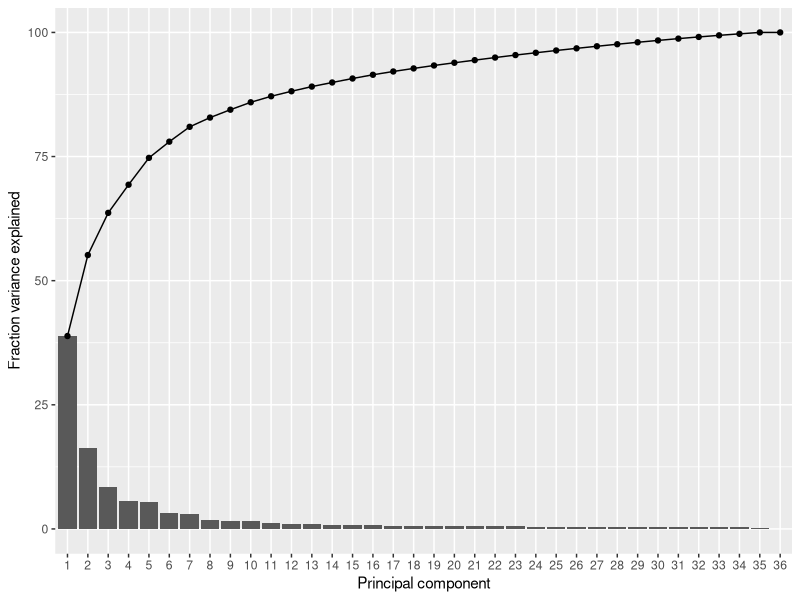
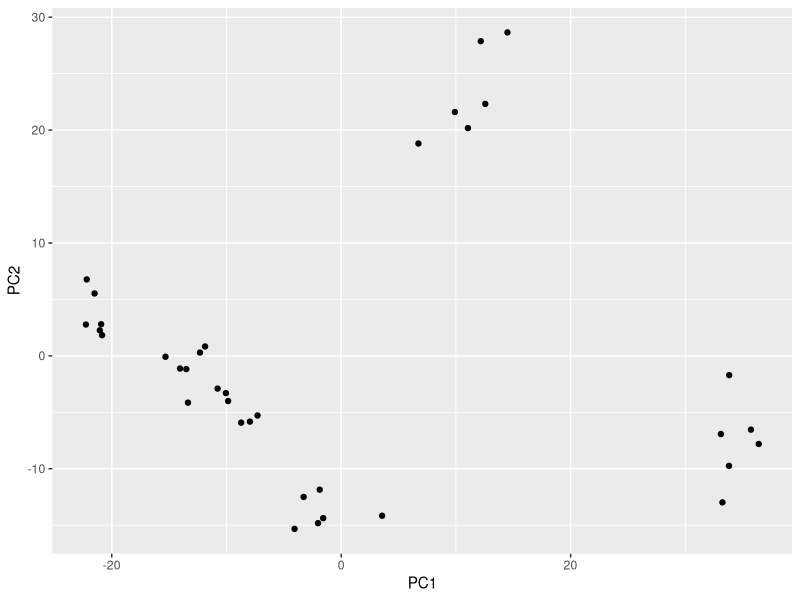

Source code (R) for these figures, in order:
## ---- chunk 1
knitr::opts_chunk$set(echo = TRUE,fig.path = "../images/")
## ---- chunk 2
library(tidyverse)

## ---- chunk 3
# Read in the world map
trans_cts <- read_csv("./data/counts_transformed.csv")
## ---- chunk 4
# Create a matrix from our table of counts
pca_matrix <- trans_cts %>% 
  # make the "gene" column become the rownames of the table
  column_to_rownames("gene") %>% 
  # coerce to a matrix
  as.matrix() %>% 
  # transpose the matrix so that rows = samples and columns = variables
  t()

# Perform the PCA
sample_pca <- prcomp(pca_matrix)
sample_pca

## ---- chunk 5
#biplot(sample_pca, xlabs = rep(".", nrow(trans_cts)), cex = 1.2)
pc_eigenvalues <- sample_pca$sdev^2
# create a "tibble" manually with 
# a variable indicating the PC number
# and a variable with the variances
pc_eigenvalues <- tibble(PC = factor(1:length(pc_eigenvalues)), 
                         variance = pc_eigenvalues) %>% 
  # add a new column with the percent variance
  mutate(pct = variance/sum(variance)*100) %>% 
  # add another column with the cumulative variance explained
  mutate(pct_cum = cumsum(pct))

# print the result
pc_eigenvalues
## ---- chunk 6
pc_eigenvalues %>% 
  ggplot(aes(x = PC)) +
  geom_col(aes(y = pct)) +
  geom_line(aes(y = pct_cum, group = 1)) + 
  geom_point(aes(y = pct_cum)) +
  labs(x = "Principal component", y = "Fraction variance explained")
## ---- chunk 7
# The PC scores are stored in the "x" value of the prcomp object
pc_scores <- sample_pca$x
pc_scores <- pc_scores %>% 
  # convert to a tibble retaining the sample names as a new column
  as_tibble(rownames = "sample")

# print the result
pc_scores

pc_scores %>% 
  # create the plot
  ggplot(aes(x = PC1, y = PC2)) +
 geom_point()
